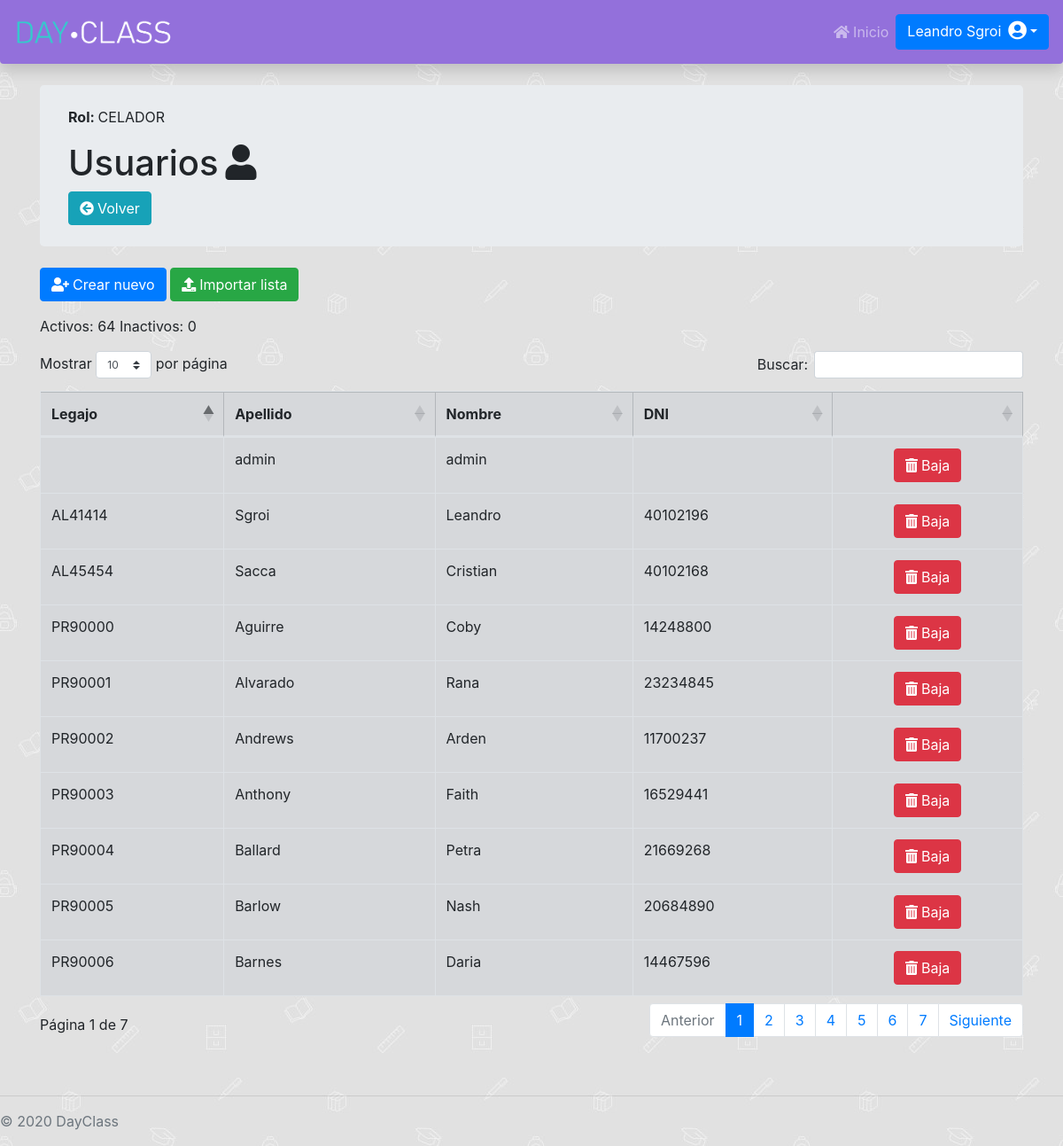
The page /Administrador/ConfiguracionSistema/Usuario/configUsuario.php (signed in) on the database its author committed.
### tables this page shows
CREATE TABLE `permiso` (
  `id` int(11) NOT NULL AUTO_INCREMENT,
  `fechaDesdePer` date DEFAULT NULL,
  `fechaHastaPer` date DEFAULT NULL,
  `nombrePermiso` varchar(255) DEFAULT NULL,
  PRIMARY KEY (`id`)
);

CREATE TABLE `usuario` (
  `id` int(11) NOT NULL AUTO_INCREMENT,
  `nombreUsuario` varchar(255) DEFAULT NULL,
  `apellidoUsuario` varchar(255) DEFAULT NULL,
  `legajoUsuario` varchar(255) DEFAULT NULL,
  `dniUsuario` int(11) DEFAULT NULL,
  `contraseniaUsuario` varchar(255) DEFAULT NULL,
  `emailUsuario` varchar(255) DEFAULT NULL,
  `fechaNacimientoUsuario` date DEFAULT NULL,
  `fechaAltaUsuario` date DEFAULT NULL,
  `fechaBajaUsuario` date DEFAULT NULL,
  `bloqueado` tinyint(1) NOT NULL DEFAULT '0',
  `cuentaHabilitada` tinyint(1) NOT NULL DEFAULT '0',
  `id_permiso` int(11) DEFAULT NULL,
  PRIMARY KEY (`id`)
);

### Administrador/ConfiguracionSistema/Usuario/configUsuario.php (the view, shortened to what this page needs)
<?php
include "../../../databaseConection.php";
$nombreRol = "Sin rol asignado";
if(!($_SESSION['usuario']['id_permiso'] == NULL || $_SESSION['usuario']['id_permiso'] == "")){
    $permiso = $con->query("SELECT * FROM permiso WHERE id = '".$_SESSION['usuario']['id_permiso']."'")->fetch_assoc();
    $nombreRol = $permiso['nombrePermiso'];
}
?>
<link rel="stylesheet" href="https://cdnjs.cloudflare.com/ajax/libs/twitter-bootstrap/4.1.3/css/bootstrap.css">
<link rel="stylesheet" href="https://cdn.datatables.net/1.10.21/css/dataTables.bootstrap4.min.css">
<div class="container">
    <div class="jumbotron my-4 py-4">
        <p><b>Rol: </b><?php echo "$nombreRol" ?></p>
        <h1>Usuarios<i class="fa fa-user ml-2"></i></h1>
        <a href="/DayClass/index.php" class="btn btn-info"><i class="fa fa-arrow-circle-left mr-1"></i>Volver</a>
    </div>
    <div class="my-3">
        <button class="btn btn-primary" data-toggle="modal" data-target="#staticBackdrop"><i class="fa fa-user-plus mr-1"></i>Crear nuevo</button>
        <button class="btn btn-success" data-toggle="modal" data-target="#staticBackdrop1"><i class="fa fa-upload mr-1"></i>Importar lista</button>
    </div>
    <?php
        include "../../../databaseConection.php";
        $cantidadActivos = $con->query("SELECT id FROM usuario WHERE fechaBajaUsuario IS NULL")->num_rows;
        $cantidadInactivos = $con->query("SELECT id FROM usuario WHERE fechaBajaUsuario IS NOT NULL")->num_rows;
    ?>
    <div class="mb-2">
        <label><?php echo "Activos: ".$cantidadActivos." Inactivos: ".$cantidadInactivos ?></label>
    </div>
    <div class="mb-4 table-responsive">
        <table id="dataTable" class="table table-secondary table-bordered table-hover">
            <thead>
                <th>Legajo</th>
                <th>Apellido</th>
                <th>Nombre </th>
                <th>DNI</th>
                <th></th>
            </thead>
            <tbody>
                <?php
                $consulta1 = $con->query("SELECT `legajoUsuario`,`apellidoUsuario`,`nombreUsuario`,`dniUsuario`,`id`,`fechaBajaUsuario` FROM `usuario` ORDER BY legajoUsuario ASC");
                while ($resultado1 = $consulta1->fetch_assoc()) {
                    if($resultado1['fechaBajaUsuario'] != NULL || $resultado1['fechaBajaUsuario'] != ""){
                            $urlReinc = 'reincUsuario.php?id='.$resultado1["id"];
                            echo "<tr class='table-danger'>
                                <td>" . $resultado1['legajoUsuario'] . "</td>
                                <td>" . $resultado1['apellidoUsuario'] . "</td>
                                <td>" . $resultado1['nombreUsuario'] . "</td>
                                <td>" . $resultado1['dniUsuario'] . "</td>
                                <td class='text-center'><a class='btn btn-primary' onclick='return confirmComeBack()' href='$urlReinc'><i class='fa fa-undo mr-1'></i>Alta</a></td>
                            </tr>";
                        }else{
                            $urlBaja = 'bajaUsuario.php?id='.$resultado1["id"];
                           echo "<tr>
                                <td>" . $resultado1['legajoUsuario'] . "</td>
                                <td>" . $resultado1['apellidoUsuario'] . "</td>
                                <td>" . $resultado1['nombreUsuario'] . "</td>
                                <td>" . $resultado1['dniUsuario'] . "</td>
                                <td class='text-center'><a class='btn btn-danger' onclick='return confirmDelete()' href='$urlBaja'><i class='fa fa-trash mr-1'></i>Baja</a></td>
                            </tr>";
                        }
                }
                ?>
            </tbody>
        </table>
    </div>
</div>

### DayClassStyle.css (style rules this page uses)
.dayclassnav { background-color: mediumpurple; }
.abajo-pagina { position: absolute; bottom: auto; width: 100%; }
body { padding-top: 4.5rem; background-image: url("/DayClass/images/school.jpg"); background-repeat: repeat; background-attachment: fixed; }

### rows shown on the page
permiso: nombrePermiso "CELADOR"
usuario: apellidoUsuario "admin", nombreUsuario "admin"
usuario: legajoUsuario "AL41414", apellidoUsuario "Sgroi", nombreUsuario "Leandro", dniUsuario "40102196"
usuario: legajoUsuario "AL45454", apellidoUsuario "Sacca", nombreUsuario "Cristian", dniUsuario "40102168"
usuario: legajoUsuario "PR90000", apellidoUsuario "Aguirre", nombreUsuario "Coby", dniUsuario "14248800"
usuario: legajoUsuario "PR90001", apellidoUsuario "Alvarado", nombreUsuario "Rana", dniUsuario "23234845"
usuario: legajoUsuario "PR90002", apellidoUsuario "Andrews", nombreUsuario "Arden", dniUsuario "11700237"
usuario: legajoUsuario "PR90003", apellidoUsuario "Anthony", nombreUsuario "Faith", dniUsuario "16529441"
usuario: legajoUsuario "PR90004", apellidoUsuario "Ballard", nombreUsuario "Petra", dniUsuario "21669268"
usuario: legajoUsuario "PR90005", apellidoUsuario "Barlow", nombreUsuario "Nash", dniUsuario "20684890"
usuario: legajoUsuario "PR90006", apellidoUsuario "Barnes", nombreUsuario "Daria", dniUsuario "14467596"

### other values the page prints
$cantidadActivos "64"
$cantidadInactivos "0"
